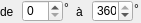
             <widget class="QFrame" name="frameADNA">
              <property name="geometry">
               <rect>
                <x>230</x>
                <y>67</y>
                <width>141</width>
                <height>23</height>
               </rect>
              </property>
              <property name="font">
               <font/>
              </property>
              <property name="mouseTracking">
               <bool>true</bool>
              </property>
              <property name="frameShape">
               <enum>QFrame::NoFrame</enum>
              </property>
              <property name="frameShadow">
               <enum>QFrame::Plain</enum>
              </property>
              <widget class="QLabel" name="lbl_ADNAMin">
               <property name="geometry">
                <rect>
                 <x>0</x>
                 <y>4</y>
                 <width>21</width>
                 <height>16</height>
                </rect>
               </property>
               <property name="font">
                <font/>
               </property>
               <property name="text">
                <string>de</string>
               </property>
              </widget>
              <widget class="QSpinBox" name="ADNAMin">
               <property name="geometry">
                <rect>
                 <x>22</x>
                 <y>0</y>
                 <width>41</width>
                 <height>22</height>
                </rect>
               </property>
               <property name="font">
                <font/>
               </property>
               <property name="minimum">
                <number>0</number>
               </property>
               <property name="maximum">
                <number>360</number>
               </property>
               <property name="value">
                <number>0</number>
               </property>
              </widget>
              <widget class="QLabel" name="lbl_ADNAMax">
               <property name="geometry">
                <rect>
                 <x>76</x>
                 <y>4</y>
                 <width>16</width>
                 <height>16</height>
                </rect>
               </property>
               <property name="font">
                <font/>
               </property>
               <property name="text">
                <string>à</string>
               </property>
              </widget>
              <widget class="QSpinBox" name="ADNAMax">
               <property name="geometry">
                <rect>
                 <x>92</x>
                 <y>0</y>
                 <width>41</width>
                 <height>22</height>
                </rect>
               </property>
               <property name="font">
                <font/>
               </property>
               <property name="minimum">
                <number>0</number>
               </property>
               <property name="maximum">
                <number>360</number>
               </property>
               <property name="value">
                <number>360</number>
               </property>
              </widget>
              <widget class="QLabel" name="deg1">
               <property name="geometry">
                <rect>
                 <x>64</x>
                 <y>0</y>
                 <width>16</width>
                 <height>16</height>
                </rect>
               </property>
               <property name="font">
                <font/>
               </property>
               <property name="text">
                <string>°</string>
               </property>
              </widget>
              <widget class="QLabel" name="deg2">
               <property name="geometry">
                <rect>
                 <x>134</x>
                 <y>1</y>
                 <width>16</width>
                 <height>16</height>
                </rect>
               </property>
               <property name="font">
                <font/>
               </property>
               <property name="text">
                <string>°</string>
               </property>
              </widget>
             </widget>
